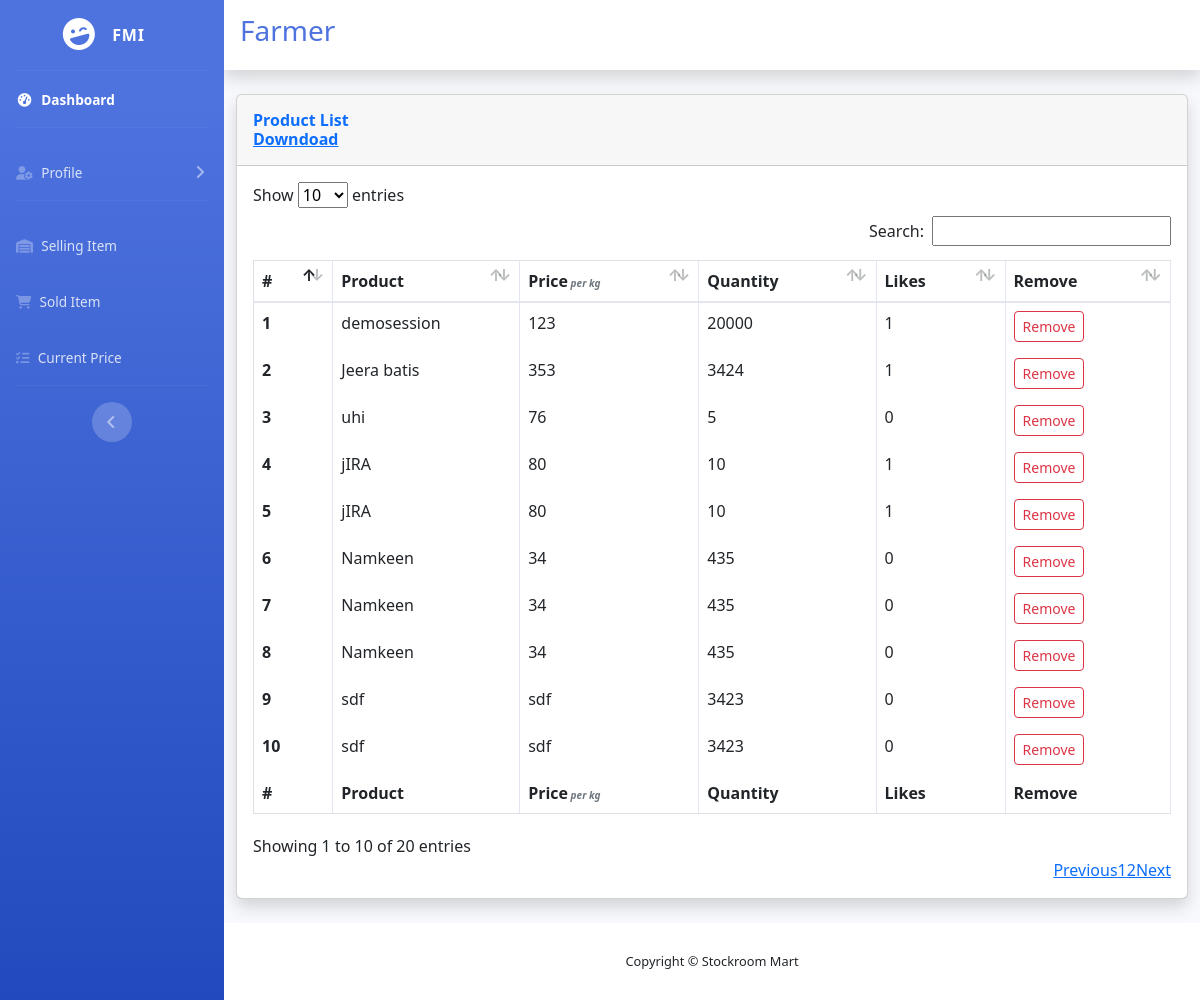
The page /farmerapp/prodlist (signed in) on the database its author committed.
### fmiapp/models.py (models this page shows, shortened)
class FarmerInfo(models.Model):
    name = models.CharField(max_length=50)
    gender = models.CharField(max_length=6)
    address = models.TextField()
    contactno = models.CharField(max_length=15)
    aadharno = models.CharField(max_length=12, primary_key=True)
    regdate = models.DateTimeField(default=datetime.now, blank=True)
    userid = models.CharField(max_length=50, default="", unique=True)
    password = models.CharField(max_length=20, default="")
    usertype = models.CharField(max_length=20, default="farmer")

### farmerapp/models.py (models this page shows)
class FarmerSellProduct(models.Model):
    farmerName = models.ForeignKey(FarmerInfo,on_delete = models.CASCADE, related_name="farmers", default="")
    productName = models.CharField(max_length=100, default="")
    qty = models.CharField(max_length=100, default="")
    price = models.CharField(max_length=100, default="")
    description = models.TextField(max_length=100, default="")
    prodImage = models.ImageField(upload_to='images/')
    likes = models.ManyToManyField(MerchantInfo, related_name='FarmerSellProduct')
    def total_likes(self):
        return self.likes.count()
    def __str__(self):
        return self.productName

### farmerapp/views.py (the view)
# urls.py: path('prodlist', views.prodlist, name='prodlist'),
def prodlist(request):
    farmerName = FarmerInfo.objects.get(userid=request.session['farmer'])
    products = FarmerSellProduct.objects.filter(farmerName=farmerName)
    context = {'products': products, 'farmerName': farmerName}
    for product in products:
        print(product)
    return render(request, 'prodList.html', context)

### farmerapp/templates/prodList.html
{% extends 'farmerbase.html' %}
{% block name %}{{farmerName.name}}{% endblock %}
{% block body%}
<div class="container-fluid">
    <div class="card shadow mb-4">
        <div class="card-header py-3">
            <h6 class="m-0 font-weight-bold text-primary">Product List</h6>
            <h6 class="m-0 font-weight-bold text-primary"><a href="downProdList/">Downdoad</a> </h6>
        </div>
        <div class="card-body">
            <div class="table-responsive">
                <table class="table table-bordered" id="dataTable" width="100%" cellspacing="0">
                    <thead>
                    <tr>
                        <th scope="col">#</th>
                        <th scope="col">Product</th>
                        <th scope="col">Price<em class="text-muted" style="font-size:10px"> per kg</em></th>
                        <th scope="col">Quantity</th>
                        <th scope="col">Likes</th>
                        <th scope="col">Remove</th>
                    </tr>
                    </thead>
                    <tfoot>
                    <tr>
                        <th scope="col">#</th>
                        <th scope="col">Product</th>
                        <th scope="col">Price<em class="text-muted" style="font-size:10px"> per kg</em></th>
                        <th scope="col">Quantity</th>
                        <th scope="col">Likes</th>
                        <th scope="col">Remove</th>
                    </tr>
                    </tfoot>
                    <tbody>
                    {% for product in products %}
                    <tr>
                        <th scope="row">{{ forloop.counter }}</th>
                        <td>{{product}}</td>
                        <td>{{product.price}}</td>
                        <td>{{product.qty}}</td>
                        <td>{{product.total_likes}}</td>
                        <td><a href="removeprod/{{product.id}}" class="btn btn-outline-danger btn-sm">Remove</a></td>
                    </tr>
                    {% endfor %}
                    </tbody>
                </table>
            </div>
        </div>
    </div>
</div>
{% endblock %}

### adminapp/static/css/style.css (style rules this page uses)
:root { --white:#f8f9fa; }

### rows shown on the page
FarmerInfo: name "Farmer"
FarmerSellProduct: productName "demosession", price "123", qty "20000", total_likes "1"
FarmerSellProduct: productName "Jeera batis", price "353", qty "3424", total_likes "1"
FarmerSellProduct: productName "uhi", price "76", qty "5", total_likes "0"
FarmerSellProduct: productName "jIRA", price "80", qty "10", total_likes "1"
FarmerSellProduct: productName "jIRA", price "80", qty "10", total_likes "1"
FarmerSellProduct: productName "Namkeen", price "34", qty "435", total_likes "0"
FarmerSellProduct: productName "Namkeen", price "34", qty "435", total_likes "0"
FarmerSellProduct: productName "Namkeen", price "34", qty "435", total_likes "0"
FarmerSellProduct: productName "sdf", price "sdf", qty "3423", total_likes "0"
FarmerSellProduct: productName "sdf", price "sdf", qty "3423", total_likes "0"
